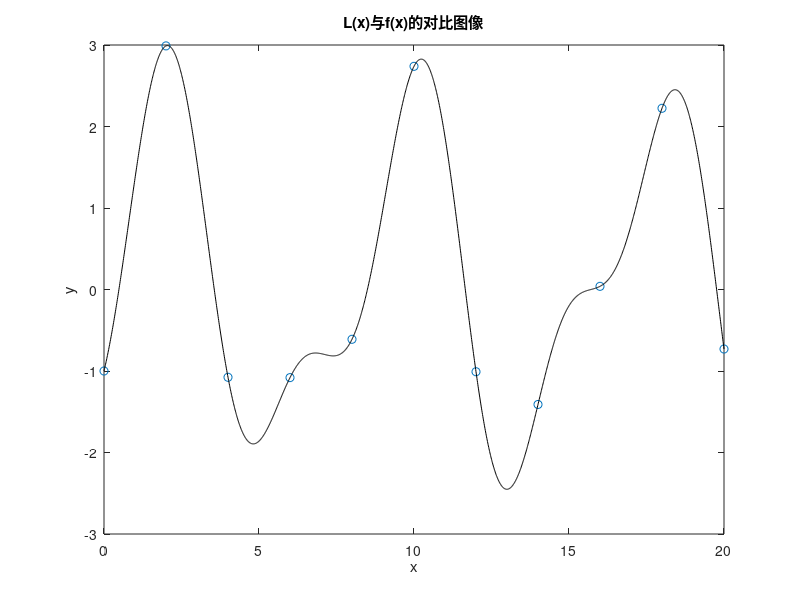

Write MATLAB code to recreate this figure. (Note: this script raises an error after producing the figure.)
clc
clear
close

%% 初始化参数
a = 0;                      % 左边界
b = 20;                     % 右边界
c = 2;
d = 0.8;
e = -1;
f = 1.5;
n = 10;                     % [a,b]区间内平均划分数量
xi = linspace(a,b,n+1);     % 在[a,b]之间共取n+1个数据点（中间有n-1个）
yi = c*sin(d*xi)+e*cos(f*xi);   % 准确的函数值
len = length(xi);           % 向量xi的长度
plot(xi,yi,'o');            % 绘制散点图
hold on
resX0 = xi(1):0.01:xi(end);
resY0 = c*sin(d*resX0)+e*cos(f*resX0);
h0 = plot(resX0,resY0,'k');
hold on
xlabel('x')
ylabel('y')
title('L(x)与f(x)的对比图像')
hold on
m = 20;                     % 实验点的个数
testxi = zeros(1,m);
testyi = zeros(1,m);
testY4 = zeros(1,m);
Aver_error = 0;             % 平均误差

%% 分段三次Hermite插值
syms t
defivative_a = limit(c*sin(d*t)+e*cos(f*t),a);  % 函数f(x)在a点的一阶导数 
defivative_b = limit(c*sin(d*t)+e*cos(f*t),b);  % 函数f(x)在b点的一阶导数
[~,number] = size(xi);                          % 获取输入xi的大小1*number
delta_h = zeros(1,number-1);                    % 给delta_h分配数组大小1*(number-1)，并全部初始化为0
delta_f = zeros(1,number-1);                    % 给delta_f分配数组大小1*(number-1)，并全部初始化为0
lambda_ = zeros(1,number-2);                    % 给lambda_分配数组大小1*(number-2)，并全部初始化为0
miu_ = zeros(1,number-2);                       % 给miu_分配数组大小1*(number-2)，并全部初始化为0
sigma_ = zeros(1,number-2);                     % 给sigma_分配数组大小1*(number-2)，并全部初始化为0
X = zeros(number-2,number-2);                   % 初始化系数矩阵X，(n-2)*(n-2)
Y = zeros(number-2,1);                          % 初始化系数矩阵Y，(n-2)*1
% 计算delta_h, delta_f的值
for i=1:(number-1)
    delta_h(i) = xi(i+1)-xi(i);
    delta_f(i) = (yi(i+1)-yi(i))/delta_h(i);
end
% 计算lambda_, miu_, sigma_的值
for i=1:(number-2)
    lambda_(1,i) = delta_h(1,i+1)/(delta_h(1,i+1)+delta_h(1,i));
    miu_(1,i) = 1-lambda_(1,i);
    sigma_(1,i) = 3*(lambda_(1,i)*delta_f(1,i)+miu_(1,i)*delta_f(1,i+1));
end
% 分三种情况，i=1, i=2:n-2, i=n-1
X(1,1) = 2;
X(1,2) = miu_(1,1);
Y(1,1) = sigma_(1,1)-lambda_(1,1)*defivative_a;
for i=2:number-3
    Y(i,1) = sigma_(1,i);
    X(i,i-1) = lambda_(1,i);
    X(i,i) = 2;
    X(i,i+1) = miu_(1,i);
end
X(number-2,number-3) = lambda_(1,number-2);
X(number-2,number-2) = 2;
Y(number-2,1) = sigma_(1,number-2)-miu_(1,number-2)*defivative_b;
% 计算A的逆，A*B
matrix1 = X\Y;
matrix2 = zeros(1,number);
matrix2(1,1) = defivative_a;
matrix2(1,number) = defivative_b;
for i=2:number-1
    matrix2(1,i) = matrix1(i-1,1);
end
for i=1:number-1
    % 获取相邻两点之间的插值函数
    resX5 = linspace(xi(1,i),xi(1,i+1));
    testxi(i*2-1) = xi(i);
    testxi(i*2) = (xi(i)+xi(i+1))/2;
    s1 = yi(1,i).*((resX5-xi(1,i+1)).^2).*(delta_h(1,i)+2.*(resX5-xi(1,i)))./(delta_h(1,i).^3);
    s2 = yi(1,i+1).*((resX5-xi(1,i)).^2).*(delta_h(1,i)+2.*(xi(1,i+1)-resX5))./(delta_h(1,i).^3);
    s3 = matrix2(1,i).*((resX5-xi(1,i+1)).^2).*(resX5-xi(1,i))./(delta_h(1,i).^2);
    s4 = matrix2(1,i+1).*((resX5-xi(1,i)).^2).*(resX5-xi(1,i+1))./(delta_h(1,i).^2);
    resY5 = s1+s2+s3+s4;
    testyi(i*2-1) = c*sin(d*testxi(i*2-1))+e*cos(f*testxi(i*2-1));
    s1_ = yi(1,i).*((testxi(i*2-1)-xi(1,i+1)).^2).*(delta_h(1,i)+2.*(testxi(i*2-1)-xi(1,i)))./(delta_h(1,i).^3);
    s2_ = yi(1,i+1).*((testxi(i*2-1)-xi(1,i)).^2).*(delta_h(1,i)+2.*(xi(1,i+1)-testxi(i*2-1)))./(delta_h(1,i).^3);
    s3_ = matrix2(1,i).*((testxi(i*2-1)-xi(1,i+1)).^2).*(testxi(i*2-1)-xi(1,i))./(delta_h(1,i).^2);
    s4_ = matrix2(1,i+1).*((testxi(i*2-1)-xi(1,i)).^2).*(testxi(i*2-1)-xi(1,i+1))./(delta_h(1,i).^2);
    testY4(i*2-1) = s1_+s2_+s3_+s4_;
    testyi(i*2) =  c*sin(d*testxi(i*2))+e*cos(f*testxi(i*2));
    s1__ = yi(1,i).*((testxi(i*2)-xi(1,i+1)).^2).*(delta_h(1,i)+2.*(testxi(i*2)-xi(1,i)))./(delta_h(1,i).^3);
    s2__ = yi(1,i+1).*((testxi(i*2)-xi(1,i)).^2).*(delta_h(1,i)+2.*(xi(1,i+1)-testxi(i*2)))./(delta_h(1,i).^3);
    s3__ = matrix2(1,i).*((testxi(i*2)-xi(1,i+1)).^2).*(testxi(i*2)-xi(1,i))./(delta_h(1,i).^2);
    s4__ = matrix2(1,i+1).*((testxi(i*2)-xi(1,i)).^2).*(testxi(i*2)-xi(1,i+1))./(delta_h(1,i).^2);
    testY4(i*2) = s1__+s2__+s3__+s4__;
    h5 = plot(resX5,resY5,'b');
    hold on
end
legend([h0,h5],'f(x)=c*sin(d*x)+e*cos(f*x)','分段三次Hermite插值')

%% 计算平均误差
for i=1:m
   Aver_error = Aver_error+abs(testyi(i)-testY4(i)); 
end
Aver_error = Aver_error/m;
disp(Aver_error)